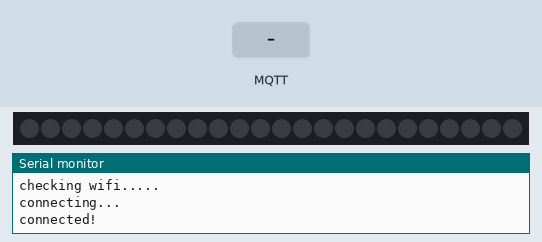
Recording of a sketch running on a simulated ESP32. On the bench: 24 RGB LEDs in strip order, left to right, the last lines printed to the serial monitor. The test bench sets the inputs (shaded band). Dim RGB values are drawn brighter than linear; WiFi joins after 1.5 s; servers stay silent unless stated; no MQTT or app messages arrive unless stated.

Above: at 3.2 s.
3.3 s: MQTT message "200" arrives on the first subscribed topic
At 4.8 s:
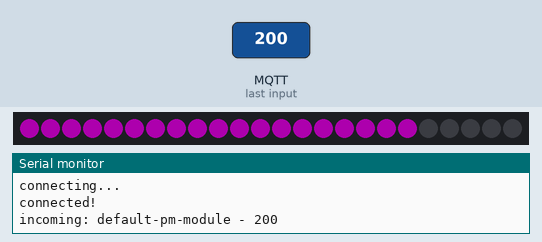
5.6 s: MQTT message "5" arrives on the first subscribed topic
At 6.24 s:
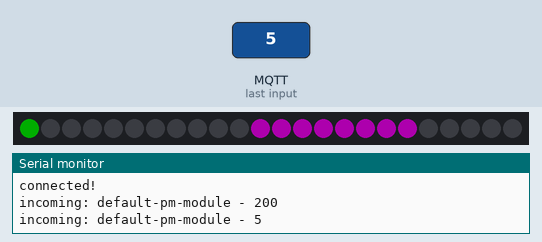
7.8 s: MQTT message "90" arrives on the first subscribed topic
At 8.6 s:
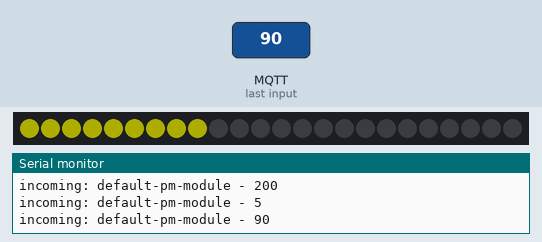
9.8 s: MQTT message "1" arrives on the first subscribed topic
At 10.8 s:
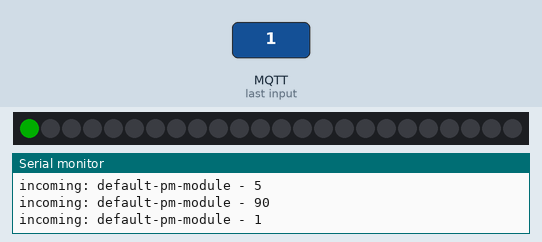
12.0 s: MQTT message "0" arrives on the first subscribed topic
Timing chart, 0 to 15.0 s (numbered marks = the images above; inputs shaded):
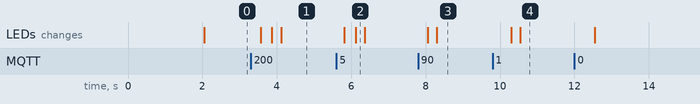

The sketch:

pm-module.ino
```cpp
#include <WiFi.h>
#include <MQTT.h>
#include <esp_wifi.h>
#include <Adafruit_NeoPixel.h>

#define DEBUG
#define APP_NAME "pm-module"
#define SSID_DEFAULT "@JumboPlusIoT"
#define PASS_DEFAULT "kvss8l7p"
#define USERNAME_DEFAULT "demo215"
#define PASSWORD_DEFAULT "cpe2152023*"
#define BROKER_DEFAULT "10.10.182.144"
#define TOPIC_DEFAULT "default-pm-module"
#define PORT_DEFAULT 1883

#define MAX_PM25 270
#define MIN_PM25 0
#define DELAY 30
#define LED_PIN 12
#define LED_COUNT 24


const char mqtt_client_id[] = "pm-module-demo";
String ssid;
String pass;
String mqtt_broker;
String mqtt_topic;
int mqtt_port;
int pm25 = 0;

WiFiClient net;
MQTTClient client;

unsigned long lastMillis = 0;

Adafruit_NeoPixel strip(LED_COUNT, LED_PIN, NEO_GRB + NEO_KHZ800);

void connect() {
#ifdef DEBUG
  Serial.print("checking wifi...");
  while (WiFi.status() != WL_CONNECTED) {
    Serial.print(".");
    delay(1000);
  }
  Serial.print("\nconnecting...");
  while (!client.connect(mqtt_client_id, USERNAME_DEFAULT, PASSWORD_DEFAULT)) {
    Serial.print(".");
    delay(1000);
  }
  Serial.println("\nconnected!");
#else
  while (WiFi.status() != WL_CONNECTED || !client.connect(mqtt_client_id)) {
    __asm__("nop\n\t");
  }
#endif
  client.subscribe(TOPIC_DEFAULT);
}

void messageReceived(String &topic, String &payload) {
#ifdef DEBUG
  Serial.println("incoming: " + topic + " - " + payload);
#endif
  pm25 = payload.toInt();
}

void setup() {
#ifdef DEBUG
  Serial.begin(115200);
  Serial.print("esp32 mac: ");
  Serial.println(WiFi.macAddress());
#endif

  WiFi.begin(SSID_DEFAULT, PASS_DEFAULT);
  client.begin(BROKER_DEFAULT, PORT_DEFAULT, net);
  client.onMessage(messageReceived);

  connect();

  strip.begin();            // INITIALIZE NeoPixel strip object (REQUIRED)
  strip.show();             // Turn OFF all pixels ASAP
  strip.setBrightness(50);  // Set BRIGHTNESS to about 1/5 (max = 255)
}

// PM25 value based on US AQI
uint32_t getColor(int pm25Value) {
  if (pm25Value < 50) {
    return (strip.Color(0, 255, 0));  // green
  } else if (pm25Value < 100) {
    return (strip.Color(255, 255, 0));  // yellow
  } else if (pm25Value < 150) {
    return (strip.Color(255, 64, 0));  // Orange
  } else if (pm25Value < 200) {
    return (strip.Color(255, 0, 0));  // red
  } else if (pm25Value < 300) {
    return (strip.Color(255, 0, 255));  // purple
  } else {
    return (strip.Color(255,248,220));  // blue
  }
}

void setPMStatus() {// set LED depend on PM2.5 value
  int p = pm25;
  uint32_t color = getColor(pm25);
  for (int i = 0; i < LED_COUNT; i++) {
    strip.setPixelColor(i, p > 0 ? color : 0);
    strip.show();
    delay(DELAY);
    p -= (MAX_PM25 - MIN_PM25) / LED_COUNT;
  }
}

void loop() {
  client.loop();
  delay(10);  // <- fixes some issues with WiFi stability

  if (!client.connected()) {
    connect();
  }
  setPMStatus();
}
```

Measured:
- after the input at 3.3 s, the LEDs: first change after 0.26 s (image 1 shows a later state)
- after the input at 5.6 s, the LEDs: first change after 0.21 s (image 2 shows a later state)
- after the input at 7.8 s, the LEDs: first change after 0.26 s (image 3 shows a later state)
- after the input at 9.8 s, the LEDs: first change after 0.50 s (image 4 shows a later state)
